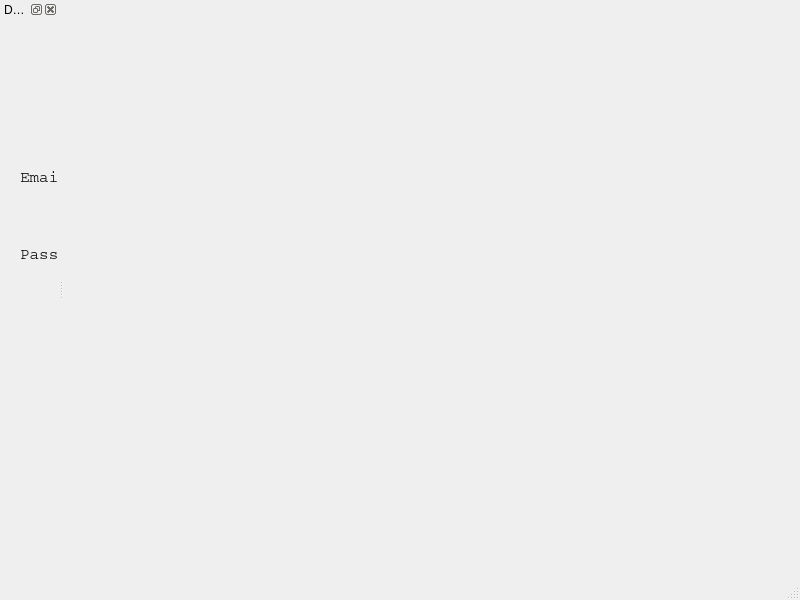
<?xml version="1.0" encoding="UTF-8"?>
<ui version="4.0">
 <class>MainWindow</class>
 <widget class="QMainWindow" name="MainWindow">
  <property name="geometry">
   <rect>
    <x>0</x>
    <y>0</y>
    <width>800</width>
    <height>600</height>
   </rect>
  </property>
  <property name="windowTitle">
   <string>MainWindow</string>
  </property>
  <widget class="QWidget" name="centralwidget"/>
  <widget class="QMenuBar" name="menubar">
   <property name="geometry">
    <rect>
     <x>0</x>
     <y>0</y>
     <width>800</width>
     <height>23</height>
    </rect>
   </property>
  </widget>
  <widget class="QStatusBar" name="statusbar"/>
  <widget class="QDockWidget" name="dockWidget_2">
   <property name="windowTitle">
    <string>Dock sign in form</string>
   </property>
   <attribute name="dockWidgetArea">
    <number>1</number>
   </attribute>
   <widget class="QWidget" name="dockWidgetContents_2">
    <widget class="QLabel" name="label">
     <property name="geometry">
      <rect>
       <x>190</x>
       <y>50</y>
       <width>81</width>
       <height>31</height>
      </rect>
     </property>
     <property name="font">
      <font>
       <family>Courier</family>
       <pointsize>12</pointsize>
      </font>
     </property>
     <property name="text">
      <string>Sign In</string>
     </property>
    </widget>
    <widget class="QLabel" name="label_2">
     <property name="geometry">
      <rect>
       <x>20</x>
       <y>150</y>
       <width>71</width>
       <height>16</height>
      </rect>
     </property>
     <property name="font">
      <font>
       <family>Courier</family>
       <pointsize>12</pointsize>
      </font>
     </property>
     <property name="text">
      <string>Email</string>
     </property>
    </widget>
    <widget class="QLabel" name="label_3">
     <property name="geometry">
      <rect>
       <x>20</x>
       <y>220</y>
       <width>101</width>
       <height>31</height>
      </rect>
     </property>
     <property name="font">
      <font>
       <family>Courier</family>
       <pointsize>12</pointsize>
      </font>
     </property>
     <property name="text">
      <string>Password</string>
     </property>
    </widget>
    <widget class="QLineEdit" name="lineEdit">
     <property name="geometry">
      <rect>
       <x>140</x>
       <y>150</y>
       <width>321</width>
       <height>31</height>
      </rect>
     </property>
    </widget>
    <widget class="QLineEdit" name="lineEdit_2">
     <property name="geometry">
      <rect>
       <x>140</x>
       <y>220</y>
       <width>321</width>
       <height>31</height>
      </rect>
     </property>
    </widget>
    <widget class="QPushButton" name="pushButton">
     <property name="geometry">
      <rect>
       <x>240</x>
       <y>370</y>
       <width>91</width>
       <height>31</height>
      </rect>
     </property>
     <property name="font">
      <font>
       <family>Courier</family>
       <pointsize>12</pointsize>
      </font>
     </property>
     <property name="text">
      <string>Sign In</string>
     </property>
    </widget>
   </widget>
  </widget>
 </widget>
 <resources/>
 <connections/>
</ui>
